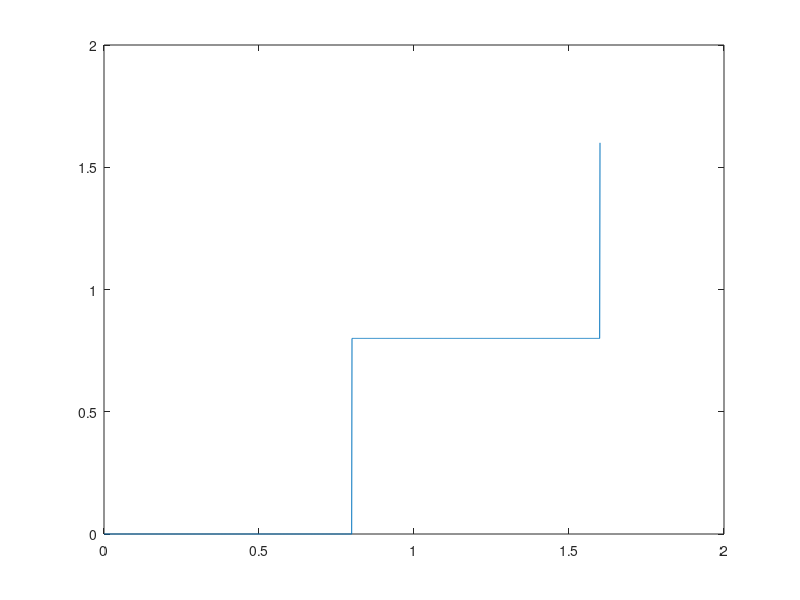
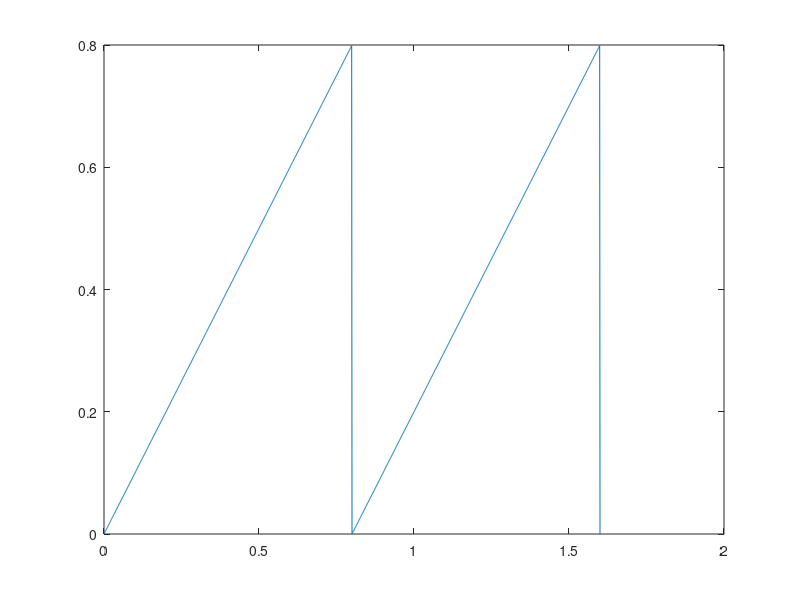
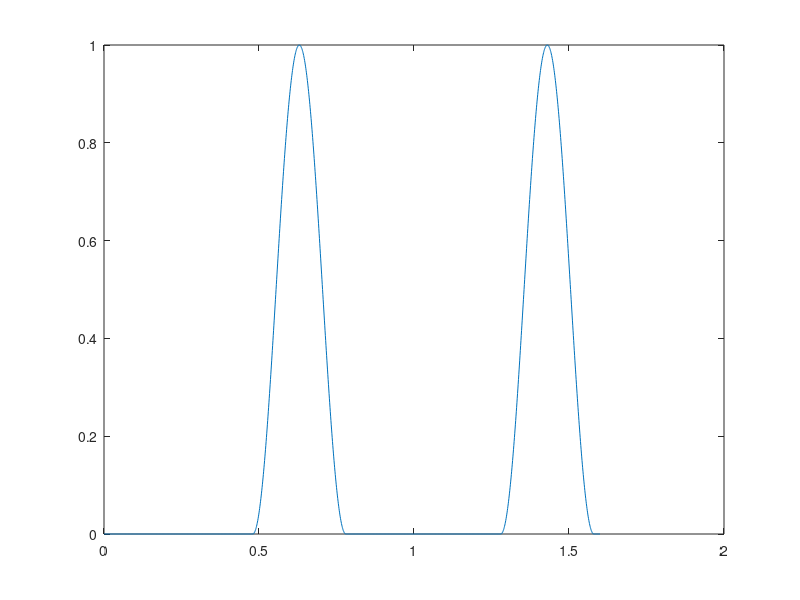

Write MATLAB code to recreate these figures, in order.


beat_time = 0.8; 

t = 0:.001:(2*beat_time); 

% systole_middle = .6; 

% f = @(t) sin( (pi/beat_time) * t  - systole_middle).^100; 

half_width = .15; 

bottom_support = .48;
systole_middle = bottom_support + half_width; 


bump = @(t) 0.5*(cos(pi*t) + 1) .* (abs(t) < 1.0); 

t_reduced = @(t) t - beat_time*floor(t/beat_time); 

figure; 
plot(t,beat_time*floor(t/beat_time))

figure 
plot(t, t_reduced(t))

f = @(t) bump( ( t_reduced(t) - systole_middle) / half_width);    


figure
plot(t, f(t))









